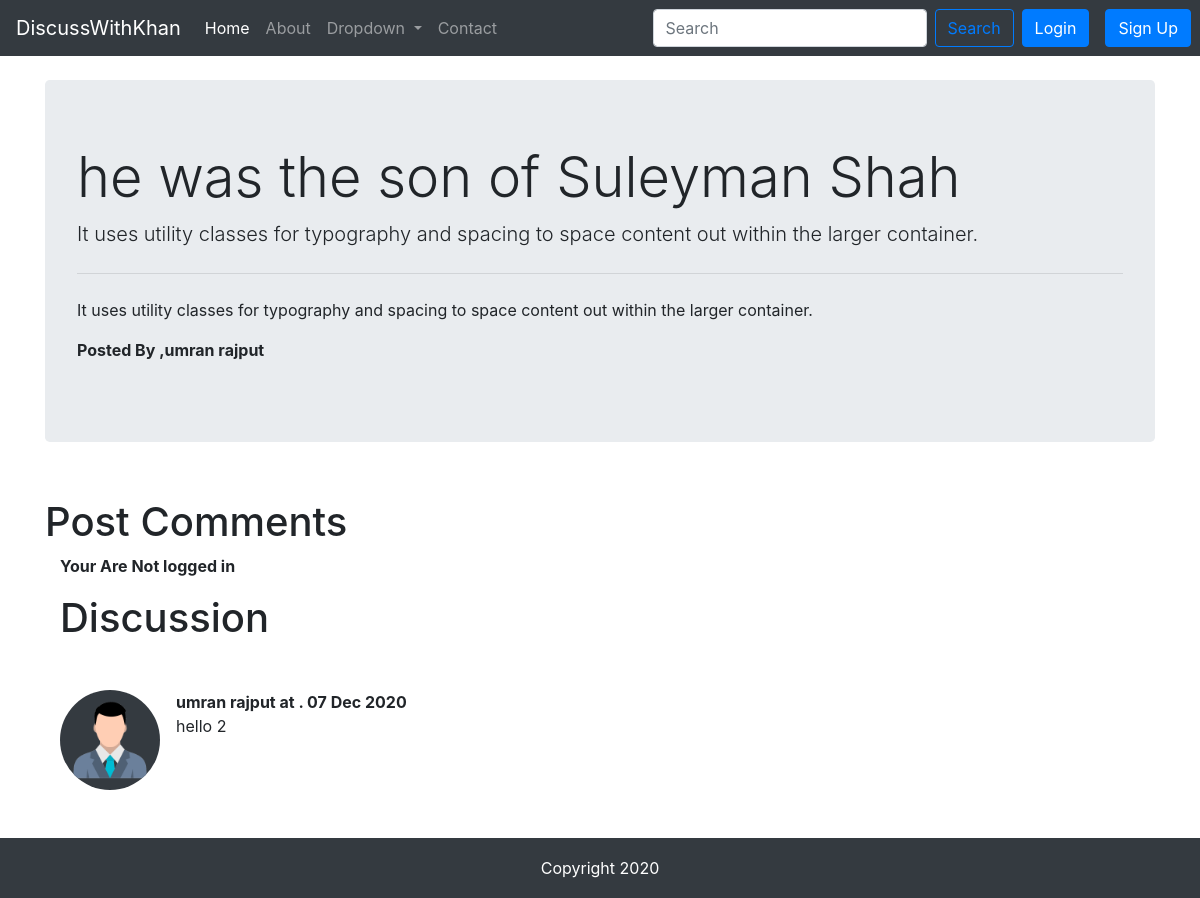
The page /thread.php?threadId=26 on the database its author committed.
### tables this page shows
CREATE TABLE `threads` (
  `thread_id` int(10) NOT NULL,
  `thread_title` varchar(255) NOT NULL,
  `thread_desc` varchar(2000) NOT NULL,
  `thread_cat_id` int(10) NOT NULL,
  `thread_user_id` int(10) NOT NULL,
  `thread_time` datetime NOT NULL DEFAULT current_timestamp()
);

CREATE TABLE `users` (
  `sno` int(11) NOT NULL,
  `username` varchar(80) NOT NULL,
  `email` varchar(80) NOT NULL,
  `user_pass` varchar(255) NOT NULL,
  `signup_time` datetime NOT NULL DEFAULT current_timestamp()
);

CREATE TABLE `comments` (
  `comment_id` int(11) NOT NULL,
  `comment_content` text NOT NULL,
  `thread_id` int(11) NOT NULL,
  `comment_time` datetime NOT NULL DEFAULT current_timestamp(),
  `comment_by` varchar(80) NOT NULL
);

### thread.php (the view, shortened to what this page needs)
<!DOCTYPE html>
<html lang="en">
<head>
    <link rel="stylesheet" href="https://cdnjs.cloudflare.com/ajax/libs/twitter-bootstrap/4.5.2/css/bootstrap.min.css">
    <link rel="stylesheet" href="https://cdnjs.cloudflare.com/ajax/libs/font-awesome/5.15.0/css/all.min.css">
    <link rel="stylesheet" href="CSS/style.css">
</head>
<body>
    <?php require "component/_header.php";
    require "component/_dbConnect.php";
    ?>
    <div class="container my-4">
        <?php
        $threadId = $_GET['threadId'];
        $sql = "SELECT * FROM threads WHERE thread_id=$threadId";
        $result = mysqli_query($connection, $sql);
        while ($row = mysqli_fetch_assoc($result)) {
            $userId = $row['thread_user_id'];
            $sql4 = "SELECT username FROM `users` WHERE sno= $userId";
            $result4 = mysqli_query($connection, $sql4);
            $row2 = mysqli_fetch_assoc($result4);
            echo "
         <div class='jumbotron'>
            <h1 class='display-4'>" . $row['thread_title'] . "</h1>
            <p class='lead'>" . $row['thread_desc'] . "</p>
            <hr class='my-4'>
            <p>It uses utility classes for typography and spacing to space content out within the larger container.</p>
            <p><b>Posted By  ," . $row2['username'] . "</b></p>
        </div>
                ";
        }
        ?>
    </div>
    <div class="container">
        <h1>Post Comments</h1>
        <?php
        if (isset($_SESSION["loggedIn"]) && $_SESSION["loggedIn"]) {
            echo '<form class="my-5" action="' . $_SERVER['REQUEST_URI'] . '" method="POST">
            <div class="form-group">
            <label for="comment">Type Your Comment</label>
            <textarea class="form-control" id="comment" name="comment" rows="3"></textarea>
            <input type="hidden" name="sno" value="' . $_SESSION['sno'] . '">
            </div>
                <button type="submit" class="btn btn-primary">Post Comment</button>
           </form>
           </div>';
        } else {
            echo '<div class="container">
                     <p><b>Your Are Not logged in</b></p>
                 </div>';
        }
        ?>
        <div class="container">
            <h1>Discussion</h1>
            <?php
            $threadId = $_GET['threadId'];
            $sql = "SELECT * FROM comments WHERE thread_id=$threadId";
            $result1 = mysqli_query($connection, $sql);
            while ($row1 = mysqli_fetch_assoc($result1)) {
                $date = date_create($row1['comment_time']);
                $userId = $row1['comment_by'];
                $sql4 = "SELECT username FROM `users` WHERE sno= $userId";
                $result4 = mysqli_query($connection, $sql4);
                $row2 = mysqli_fetch_assoc($result4);
                echo "
         <div class='media my-5'>
               <img src='img/users.png' width='100px' class='mr-3 bg-dark rounded-circle' alt='userImg'>
            <div class='media-body'>
                <p class='font-weight-bold my-0'>" . $row2['username'] . " at . " . date_format($date, 'd M Y') . "</p>
               <p>" . $row1['comment_content'] . "</p>
            </div>
        </div>
                ";
            }
            ?>
        </div>
    </div>
    <?php require "component/_footer.php"; ?>
</body>
</html>

### css/style.css (style rules this page uses)
body { height: 100vh; display: flex; flex-direction: column; }

### rows shown on the page
threads: thread_title "he was the son of Suleyman Shah", thread_desc "It uses utility classes for typography and spacing to space content out within the larger container.", users.username "umran rajput"
comments: users.username "umran rajput", comment_time "07 Dec 2020", comment_content "hello 2"
